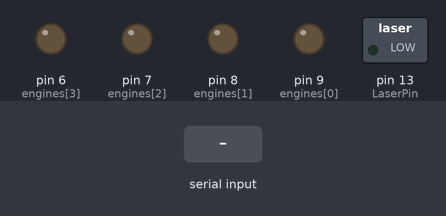
This program was run on a simulated Arduino Pro Mini, built with avr-gcc and run on an emulated ATmega328P. Shown: switched loads named in the program (green lamp = pin HIGH), output pins drawn as LEDs (lit = HIGH). Inputs (shaded band) come from the test bench.

Above: at 1.2 s.
1.3 s: "UP" received over Serial
At 1.41 s:
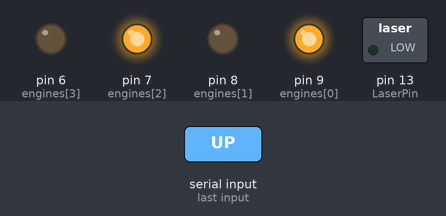
3.0 s: "DOWN" received over Serial
At 4.2 s:
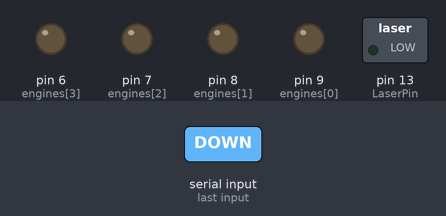
4.5 s: "LEFT" received over Serial
At 5.7 s:
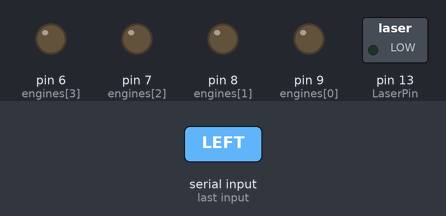
6.0 s: "RIGHT" received over Serial
At 7.4 s:
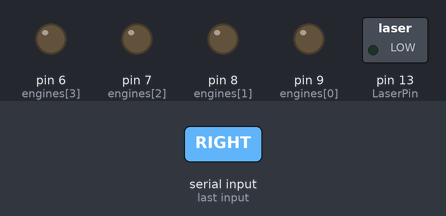
Timing chart, 0 to 8.5 s (numbered marks = the images above; inputs shaded):
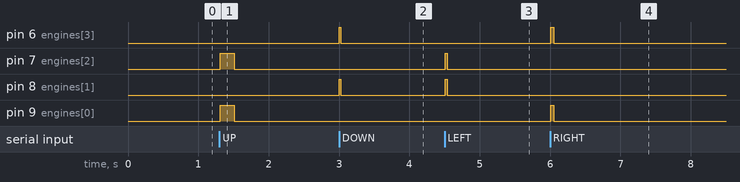

The program:

main.cpp
```cpp
#include <Arduino.h>
#include <SoftwareSerial.h>
#include "CommandParser.h"
#include "EngineDriver.h"
#include "LaserDriver.h"

int ledState = LOW;
const long stopInterval = 250;
long actualTime = 0;
long previousTime = 0;
void setup()
{
    initSerials();
    InitEngines();
    InitLaser();
    ResetEngines();
}

void loop()
{
    actualTime = millis();
    clearBuffer();
    receiveDataFromSerial(buffer);
    displayBuffer();
    if(actualTime - previousTime >= stopInterval)
    {
        previousTime = actualTime;
        ResetEngines();
    }
    int commandCode = interpretCommands();
    if(commandCode == UP)
    {
        actualTime = 0;
        SetEnginesToForward();
    }else if(commandCode == DOWN)
    {
        actualTime = 0;
        SetEnginesToBackwards();
    }else if(commandCode == LEFT)
    {
        actualTime = 0;
        SetEnginesToLeft();
    }else if(commandCode == RIGHT)
    {
        actualTime = 0;
        SetEnginesToRight();
    }else if(commandCode == SHOOT)
    {
        actualTime = 0;
        Shoot();
    }
    delay(10);
}
```

CommandParser.h
```cpp
#ifndef H_COMMANDPARSER
#define H_COMMANDPARSER
#include <Arduino.h>
#include <SoftwareSerial.h>
#include <string.h>
const int MAXSIZE = 100;
const uint8_t RX_DEBUG  = 10;
const uint8_t TX_DEBUG  = 11;
const int UP  = 1;
const int DOWN  = 2;
const int LEFT = 3;
const int RIGHT  = 4;
const int SHOOT = 5;
SoftwareSerial debugSerial(RX_DEBUG, TX_DEBUG);
char buffer[MAXSIZE] = {0};


void initSerials()
{
    Serial.begin(9600);
    debugSerial.begin(115200);
}
void clearBuffer()
{
    for(int i = 0; i < MAXSIZE; i++)
    {
        buffer[i] = '\0';
    }
}
void displayBuffer()
{
    uint8_t actualStringSize = strlen(buffer);
    if(actualStringSize > 0)
    {
        debugSerial.write(buffer, actualStringSize);
        debugSerial.println();
    }
}
void receiveDataFromSerial(char *buffer)
{
    int actualChar = 0;
    while(Serial.available() > 0)
    {
        char receivedCharacter = Serial.read();
        if(actualChar < MAXSIZE)
        {
            buffer[actualChar] = receivedCharacter;
            actualChar++;
        }
    }
}
int interpretCommands()
{
    if(strcmp(buffer, "UP") == 0)
    {
        return UP;
    }else if(strcmp(buffer, "DOWN") == 0)
    {
        return DOWN;
    }else if(strcmp(buffer, "LEFT") == 0)
    {
        return LEFT;
    }else if(strcmp(buffer, "RIGHT") == 0)
    {
        return RIGHT;
    }else if(strcmp(buffer, "SHOOT") == 0)
    {
        return SHOOT;
    }
    return -1;
}
#endif // H_COMMANDPARSER
```

EngineDriver.h
```cpp
#ifndef H_ENGINEDRIVER
#define H_ENGINEDRIVER
#include <avr/pgmspace.h>
#include <Arduino.h>
const int engines[] = {9, 8, 7, 6};

void InitEngines()
{
    for(int i = 0; i < 4; i++)
    {
        pinMode(engines[i], OUTPUT);
    }
}
void SetEnginesToForward()
{
    digitalWrite(engines[0], HIGH);
    digitalWrite(engines[1], LOW);
    digitalWrite(engines[2], HIGH);
    digitalWrite(engines[3], LOW);
}
void SetEnginesToBackwards()
{
    digitalWrite(engines[0], LOW);
    digitalWrite(engines[1], HIGH);
    digitalWrite(engines[2], LOW);
    digitalWrite(engines[3], HIGH);
}
void SetEnginesToRight()
{
    digitalWrite(engines[0], HIGH);
    digitalWrite(engines[1], LOW);
    digitalWrite(engines[2], LOW);
    digitalWrite(engines[3], HIGH);
}
void SetEnginesToLeft()
{
    digitalWrite(engines[0], LOW);
    digitalWrite(engines[1], HIGH);
    digitalWrite(engines[2], HIGH);
    digitalWrite(engines[3], LOW);
}
void ResetEngines()
{
    digitalWrite(engines[0], LOW);
    digitalWrite(engines[1], LOW);
    digitalWrite(engines[2], LOW);
    digitalWrite(engines[3], LOW);
}
#endif //H_ENGINEDRIVER
```

LaserDriver.h
```cpp
#ifndef H_LASERDRIVER
#define H_LASERDRIVER
#include <Arduino.h>
#include <stdbool.h>
const int LaserPin = 13;
bool IsShooting = true;
void InitLaser()
{
    pinMode(LaserPin, OUTPUT);
}
void Shoot()
{
    digitalWrite(LaserPin, HIGH);
    delay(50);
    digitalWrite(LaserPin, LOW);
    delay(50);
}
#endif //H_LASERDRIVERs
```

Measured:
- after the input at 1.3 s, pin 7 (engines[2]), pin 9 (engines[0]): LOW → HIGH at once, → LOW 0.20 s later
- after the input at 3.0 s, pin 6 (engines[3]), pin 8 (engines[1]): LOW → HIGH at once, → LOW 0.02 s later
- after the input at 4.5 s, pin 7 (engines[2]), pin 8 (engines[1]): LOW → HIGH at once, → LOW 0.03 s later
- after the input at 6.0 s, pin 6 (engines[3]), pin 9 (engines[0]): LOW → HIGH at once, → LOW 0.04 s later
